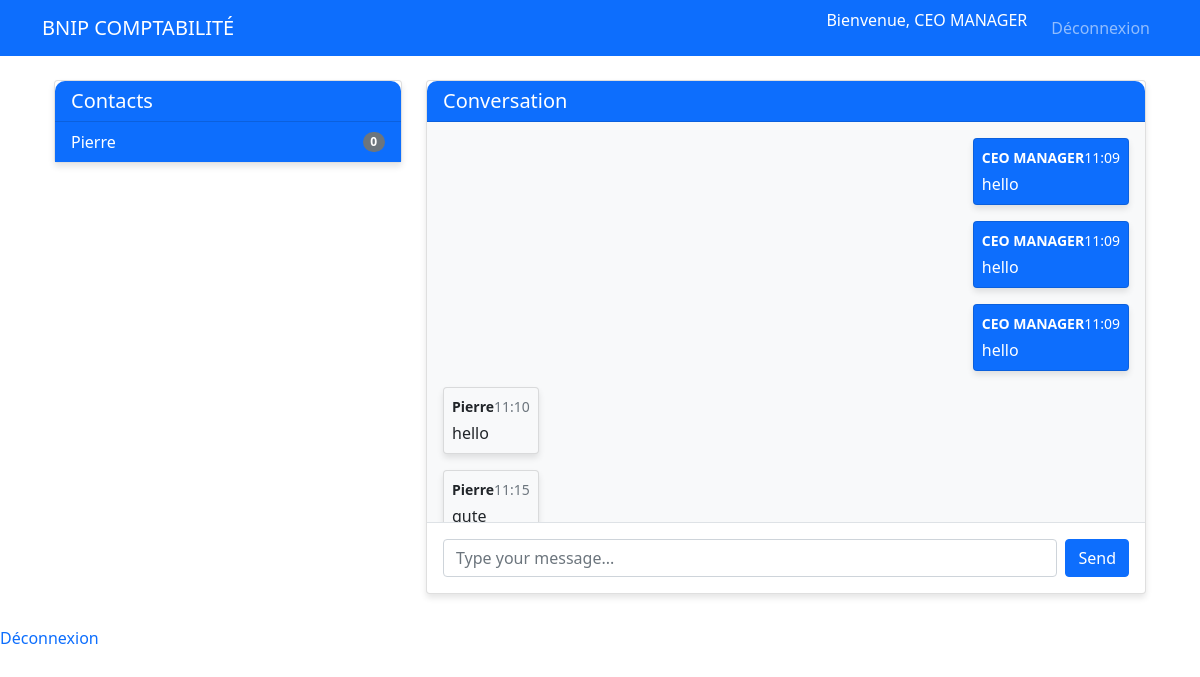
The page /chat (signed in) on the database its author committed.
### tables this page shows
CREATE TABLE users (
        id INTEGER PRIMARY KEY AUTOINCREMENT,
        username TEXT UNIQUE NOT NULL,
        password TEXT NOT NULL,
        role TEXT NOT NULL,
        salary_rate REAL DEFAULT 0
    );

CREATE TABLE messages (
        id INTEGER PRIMARY KEY AUTOINCREMENT,
        sender_id INTEGER NOT NULL,
        receiver_id INTEGER NOT NULL,
        message TEXT NOT NULL,
        timestamp TEXT NOT NULL,
        is_read INTEGER DEFAULT 0,
        FOREIGN KEY(sender_id) REFERENCES users(id),
        FOREIGN KEY(receiver_id) REFERENCES users(id)
    );

### app.py (the view)
@app.route('/chat')
def chat():
    if 'username' not in session:
        return redirect(url_for('login'))
    conn = get_db_connection()
    ceo = conn.execute('SELECT id FROM users WHERE username = "CEO MANAGER"').fetchone()
    ceo_id = ceo['id'] if ceo else None
    if session['role'] == 'manager':
        contacts = conn.execute('SELECT id, username FROM users WHERE role = "employee"').fetchall()
        default_contact = request.args.get('contact', contacts[0]['id'] if contacts else None, type=int)
    else:
        contacts = [{'id': ceo_id, 'username': 'CEO MANAGER'}] if ceo_id else []
        default_contact = ceo_id
    messages = []
    if default_contact:
        messages = conn.execute('''SELECT m.*, u.username as sender_name
                                FROM messages m JOIN users u ON m.sender_id = u.id
                                WHERE (sender_id = ? AND receiver_id = ?) OR
                                      (sender_id = ? AND receiver_id = ?)
                                ORDER BY timestamp''',
                                (session['user_id'], default_contact,
                                 default_contact, session['user_id'])).fetchall()
    if default_contact and session['user_id']:
        conn.execute('''UPDATE messages SET is_read = 1
                      WHERE receiver_id = ? AND sender_id = ?''',
                   (session['user_id'], default_contact))
        conn.commit()
    conn.close()
    return render_template('chat.html',
                         contacts=contacts,
                         messages=messages,
                         current_contact=default_contact)

### app.py (called while the page is built)
def get_db_connection():
    conn = sqlite3.connect('database.db')
    conn.row_factory = sqlite3.Row
    return conn

### templates/chat.html (shortened to what this page needs)
{% extends "base.html" %}
{% block content %}
<div class="container-fluid">
    <div class="row">
        <div class="col-md-4">
            <div class="card">
                <div class="card-header bg-primary text-white d-flex justify-content-between align-items-center">
                    <h5 class="mb-0">Contacts</h5>
                </div>
                <div class="card-body p-0">
                    <div class="list-group list-group-flush">
                        {% for contact in contacts %}
                        <a href="{{ url_for('chat', contact=contact.id) }}"
                           class="list-group-item list-group-item-action {% if current_contact == contact.id %}active{% endif %}">
                            <div class="d-flex justify-content-between align-items-center">
                                <span>{{ contact.username }}</span>
                                {% if session.role == 'manager' %}
                                <span class="badge bg-secondary rounded-pill unread-count"
                                      data-contact-id="{{ contact.id }}">0</span>
                                {% endif %}
                            </div>
                        </a>
                        {% endfor %}
                    </div>
                </div>
            </div>
        </div>
        <div class="col-md-8">
            <div class="card h-100">
                <div class="card-header bg-primary text-white d-flex justify-content-between align-items-center">
                    <h5 class="mb-0">Conversation</h5>
                </div>
                <div class="card-body p-0 d-flex flex-column">
                    <div class="flex-grow-1 p-3 overflow-auto" style="height: 400px;" id="message-container">
                        {% for message in messages %}
                        <div class="mb-3 d-flex {% if message.sender_id == session.user_id %}justify-content-end{% else %}justify-content-start{% endif %}">
                            <div class="card {% if message.sender_id == session.user_id %}bg-primary text-white{% else %}bg-light{% endif %}"
                                 style="max-width: 75%;" data-message-id="{{ message.id }}">
                                <div class="card-body p-2 position-relative">
                                    <div class="dropdown position-absolute top-0 {% if message.sender_id == session.user_id %}end-0{% else %}start-0{% endif %}">
                                        <button class="btn btn-sm {% if message.sender_id == session.user_id %}text-white{% else %}text-dark{% endif %}"
                                                type="button" data-bs-toggle="dropdown" aria-expanded="false">
                                        </button>
                                    </div>
                                    <div class="d-flex justify-content-between align-items-center mb-1">
                                        <small class="fw-bold">{{ message.sender_name }}</small>
                                        <small class="{% if message.sender_id == session.user_id %}text-white{% else %}text-muted{% endif %}">
                                            {{ message.timestamp.split(' ')[1][:5] }}
                                        </small>
                                    </div>
                                    <p class="mb-0">{{ message.message }}</p>
                                </div>
                            </div>
                        </div>
                        {% endfor %}
                    </div>
                    <div class="p-3 border-top">
                        <form id="message-form" class="d-flex">
                            <input type="text" id="message-input" class="form-control me-2" placeholder="Type your message..." required>
                            <button type="submit" class="btn btn-primary">
                                 Send
                            </button>
                        </form>
                    </div>
                </div>
            </div>
        </div>
    </div>
</div>
{% endblock %}

### templates/base.html (shortened to what this page needs)
<!DOCTYPE html>
<html lang="fr">
<head>
    <link rel="stylesheet" href="{{ url_for('static', filename='style.css') }}">
    <link href="https://cdn.jsdelivr.net/npm/bootstrap@5.1.3/dist/css/bootstrap.min.css" rel="stylesheet">
</head>
<body>
    <nav class="navbar navbar-expand-lg navbar-dark bg-primary">
        <div class="container">
            <a class="navbar-brand" href="#">BNIP COMPTABILITÉ</a>
            <div class="navbar-nav ms-auto">
                {% if 'username' in session %}
                    <span class="nav-item text-white me-3">Bienvenue, {{ session['username'] }}</span>
                    <a class="nav-item nav-link" href="{{ url_for('logout') }}">Déconnexion</a>
                {% else %}
                    <a class="nav-item nav-link" href="{{ url_for('login') }}">Connexion</a>
                {% endif %}
            </div>
        </div>
    </nav>
    <div class="container mt-4">
        {% block content %}{% endblock %}
    </div>
    <div class="navbar-nav ms-auto">
    {% if 'username' in session %}
        <span class="nav-item text-white me-3">Bienvenue, {{ session['username'] }}</span>
        <a class="nav-item nav-link" href="{{ url_for('logout') }}">Déconnexion</a>
    {% else %}
        <a class="nav-item nav-link" href="{{ url_for('register') }}">Inscription</a>
        <a class="nav-item nav-link" href="{{ url_for('login') }}">Connexion</a>
    {% endif %}
</div>
</body>
</html>

### static/style.css (style rules this page uses)
body { background-color: #f8f9fa; font-family: 'Segoe UI', Tahoma, Geneva, Verdana, sans-serif; }
.card { border-radius: 10px; box-shadow: 0 4px 6px rgba(0, 0, 0, 0.1); }
.card-header { border-radius: 10px 10px 0 0 !important; }
.list-group-item.active { background-color: #0d6efd; border-color: #0d6efd; }
.btn-primary { background-color: #0d6efd; border-color: #0d6efd; }
#message-container { scroll-behavior: smooth; }

### templates/chat.html (style rules this page uses)
#message-container { background-color: #f8f9fa; scroll-behavior: smooth; }
.unread-count { min-width: 20px; text-align: center; }
.card-body { word-wrap: break-word; }

### rows shown on the page
users: username "CEO MANAGER"
users: username "Pierre"
messages: sender_name "CEO MANAGER", timestamp "11:09", message "hello"
messages: sender_name "CEO MANAGER", timestamp "11:09", message "hello"
messages: sender_name "CEO MANAGER", timestamp "11:09", message "hello"
messages: sender_name "Pierre", timestamp "11:10", message "hello"
messages: sender_name "Pierre", timestamp "11:15", message "gute"
